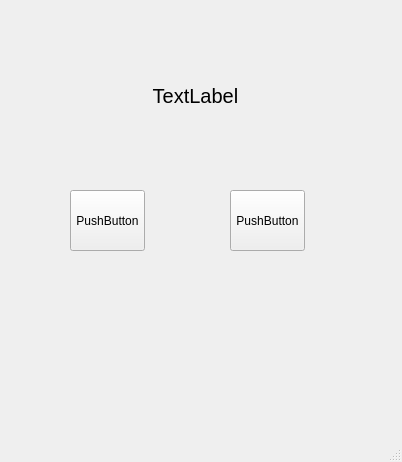
<?xml version="1.0" encoding="UTF-8"?>
<ui version="4.0">
 <class>MainWindow</class>
 <widget class="QMainWindow" name="MainWindow">
  <property name="geometry">
   <rect>
    <x>0</x>
    <y>0</y>
    <width>402</width>
    <height>462</height>
   </rect>
  </property>
  <property name="windowTitle">
   <string>MainWindow</string>
  </property>
  <widget class="QWidget" name="centralwidget">
   <widget class="QPushButton" name="btn_1">
    <property name="geometry">
     <rect>
      <x>70</x>
      <y>190</y>
      <width>75</width>
      <height>61</height>
     </rect>
    </property>
    <property name="text">
     <string>PushButton</string>
    </property>
   </widget>
   <widget class="QLabel" name="label">
    <property name="geometry">
     <rect>
      <x>100</x>
      <y>40</y>
      <width>191</width>
      <height>111</height>
     </rect>
    </property>
    <property name="font">
     <font>
      <pointsize>15</pointsize>
     </font>
    </property>
    <property name="text">
     <string>TextLabel</string>
    </property>
    <property name="alignment">
     <set>Qt::AlignCenter</set>
    </property>
   </widget>
   <widget class="QPushButton" name="btn_2">
    <property name="geometry">
     <rect>
      <x>230</x>
      <y>190</y>
      <width>75</width>
      <height>61</height>
     </rect>
    </property>
    <property name="text">
     <string>PushButton</string>
    </property>
   </widget>
  </widget>
  <widget class="QMenuBar" name="menubar">
   <property name="geometry">
    <rect>
     <x>0</x>
     <y>0</y>
     <width>402</width>
     <height>21</height>
    </rect>
   </property>
  </widget>
  <widget class="QStatusBar" name="statusbar"/>
 </widget>
 <resources/>
 <connections/>
</ui>
